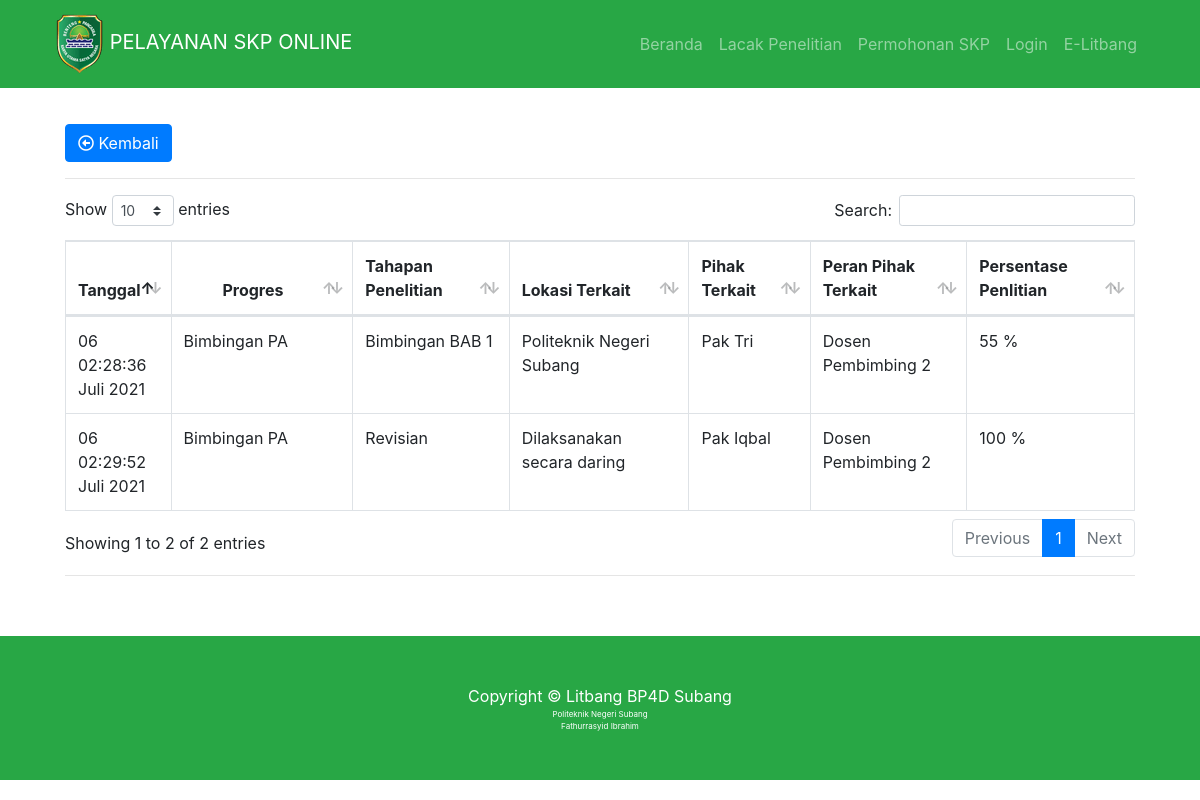
Screenshot of /dashboard/rincian_progres_penelitian/60e39e8d51128 with the database file from the repository.
### tables this page shows
CREATE TABLE `progress` (
  `id_progress` int(11) NOT NULL,
  `id_peneliti` varchar(191) NOT NULL,
  `tanggal` timestamp NOT NULL DEFAULT CURRENT_TIMESTAMP ON UPDATE CURRENT_TIMESTAMP,
  `progress` varchar(191) NOT NULL,
  `tahapan_penelitian` varchar(191) NOT NULL,
  `lokasi_terkait` varchar(191) NOT NULL,
  `pihak_terkait` varchar(191) NOT NULL,
  `peran_pihak_terkait` varchar(191) NOT NULL,
  `dokumentasi_pendukung` varchar(191) NOT NULL,
  `persentase_penelitian` int(191) NOT NULL
);

### application/controllers/Dashboard.php (called while the page is built, shortened)
<?php
class Dashboard extends CI_Controller
{
  public function rincianProgresPenelitian($id_peneliti)
  {
    $data['rincian']  =$this->db->get_where('progress', [
      'id_peneliti' => $id_peneliti
    ])->result_array();
		$this->load->view('templates/guest/srponline/navbar');
		$this->load->view('guest/srponline/rincianProgres', $data);
		$this->load->view('templates/guest/srponline/footer');
  }
}
?>

### index.php (called while the page is built, shortened)
<?php
require_once BASEPATH.'core/CodeIgniter.php';

### application/views/guest/srponline/rincianProgres.php (the view)
<div class="container mt-5">
  <div class="card-body">
    <a href="<?= base_url(); ?>Dashboard/lacakpenelitian" class="btn btn-primary"><i class="far fa-arrow-alt-circle-left"></i> Kembali</a>
    <hr>
    <div class="table-responsive">
      <table class="table table-bordered" id="dataTable" width="100%" cellspacing="0">
        <thead>
          <tr>
            <th class="not_mapped_style" style="text-align: center;" width="5%">Tanggal</th>
            <th class="not_mapped_style" style="text-align: center;" width="17%">Progres</th>
            <th>Tahapan Penelitian</th>
            <th>Lokasi Terkait</th>
            <th>Pihak Terkait</th>
            <th>Peran Pihak Terkait</th>
            <th>Persentase Penlitian</th>
          </tr>
        </thead>
        <tbody>
          <?php
            function tgl_indo($tanggal){
              $bulan = array (
                1 =>   'Januari',
                'Februari',
                'Maret',
                'April',
                'Mei',
                'Juni',
                'Juli',
                'Agustus',
                'September',
                'Oktober',
                'November',
                'Desember'
              );
              $pecahkan = explode('-', $tanggal);
              return $pecahkan[2] . ' ' . $bulan[ (int)$pecahkan[1] ] . ' ' . $pecahkan[0];
            }
            foreach ($rincian as $key) { ?>
              <tr>
                <td><?= tgl_indo($key['tanggal']) ?></td>
                <td><?= $key['progress'] ?></td>
                <td><?= $key['tahapan_penelitian']; ?></td>
                <td><?= $key['lokasi_terkait']; ?></td>
                <td><?= $key['pihak_terkait']; ?></td>
                <td><?= $key['peran_pihak_terkait']; ?></td>
                <td><?= $key['persentase_penelitian']; ?> %</td>
            </tr>
          <?php } ?>
        </tbody>
      </table>
      <hr>
      <br>
    </div>
  </div>
</div>

### assets/litbang/css/modern-business.css (style rules this page uses)
body { padding-top: 56px; }

### rows the page displays
progress: tanggal "06 02:28:36 Juli 2021", progress "Bimbingan PA", tahapan_penelitian "Bimbingan BAB 1", lokasi_terkait "Politeknik Negeri Subang", pihak_terkait "Pak Tri", peran_pihak_terkait "Dosen Pembimbing 2", persentase_penelitian "55"
progress: tanggal "06 02:29:52 Juli 2021", progress "Bimbingan PA", tahapan_penelitian "Revisian", lokasi_terkait "Dilaksanakan secara daring", pihak_terkait "Pak Iqbal", peran_pihak_terkait "Dosen Pembimbing 2", persentase_penelitian "100"
